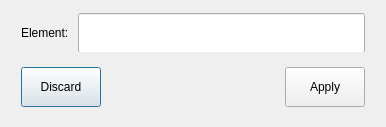
<?xml version="1.0" encoding="UTF-8"?>
<ui version="4.0">
 <class>Dialog</class>
 <widget class="QDialog" name="Dialog">
  <property name="geometry">
   <rect>
    <x>0</x>
    <y>0</y>
    <width>386</width>
    <height>127</height>
   </rect>
  </property>
  <property name="windowTitle">
   <string>Add/Edit Element</string>
  </property>
  <property name="windowIcon">
   <iconset>
    <normaloff>icons/icon.png</normaloff>icons/icon.png</iconset>
  </property>
  <layout class="QVBoxLayout" name="verticalLayout">
   <item>
    <widget class="QFrame" name="frame">
     <property name="sizePolicy">
      <sizepolicy hsizetype="Preferred" vsizetype="Expanding">
       <horstretch>0</horstretch>
       <verstretch>0</verstretch>
      </sizepolicy>
     </property>
     <property name="minimumSize">
      <size>
       <width>0</width>
       <height>41</height>
      </size>
     </property>
     <property name="maximumSize">
      <size>
       <width>16777215</width>
       <height>41</height>
      </size>
     </property>
     <property name="frameShape">
      <enum>QFrame::NoFrame</enum>
     </property>
     <property name="frameShadow">
      <enum>QFrame::Raised</enum>
     </property>
     <layout class="QHBoxLayout" name="horizontalLayout">
      <property name="leftMargin">
       <number>10</number>
      </property>
      <property name="topMargin">
       <number>2</number>
      </property>
      <property name="rightMargin">
       <number>10</number>
      </property>
      <property name="bottomMargin">
       <number>2</number>
      </property>
      <item>
       <widget class="QLabel" name="elementLabel">
        <property name="minimumSize">
         <size>
          <width>0</width>
          <height>40</height>
         </size>
        </property>
        <property name="maximumSize">
         <size>
          <width>16777215</width>
          <height>40</height>
         </size>
        </property>
        <property name="font">
         <font>
          <pointsize>9</pointsize>
          <weight>50</weight>
          <bold>false</bold>
         </font>
        </property>
        <property name="text">
         <string>Element: </string>
        </property>
       </widget>
      </item>
      <item>
       <widget class="QLineEdit" name="elementLineEdit">
        <property name="minimumSize">
         <size>
          <width>0</width>
          <height>40</height>
         </size>
        </property>
        <property name="maximumSize">
         <size>
          <width>16777215</width>
          <height>40</height>
         </size>
        </property>
        <property name="sizeIncrement">
         <size>
          <width>0</width>
          <height>40</height>
         </size>
        </property>
        <property name="font">
         <font>
          <pointsize>9</pointsize>
          <weight>50</weight>
          <bold>false</bold>
         </font>
        </property>
       </widget>
      </item>
     </layout>
    </widget>
   </item>
   <item>
    <widget class="QFrame" name="frame_2">
     <property name="frameShape">
      <enum>QFrame::NoFrame</enum>
     </property>
     <property name="frameShadow">
      <enum>QFrame::Raised</enum>
     </property>
     <layout class="QHBoxLayout" name="horizontalLayout_2">
      <property name="leftMargin">
       <number>10</number>
      </property>
      <property name="topMargin">
       <number>2</number>
      </property>
      <property name="rightMargin">
       <number>10</number>
      </property>
      <property name="bottomMargin">
       <number>2</number>
      </property>
      <item>
       <widget class="QPushButton" name="discardPushButton">
        <property name="minimumSize">
         <size>
          <width>0</width>
          <height>40</height>
         </size>
        </property>
        <property name="maximumSize">
         <size>
          <width>125</width>
          <height>40</height>
         </size>
        </property>
        <property name="text">
         <string>Discard</string>
        </property>
       </widget>
      </item>
      <item>
       <spacer name="horizontalSpacer">
        <property name="orientation">
         <enum>Qt::Horizontal</enum>
        </property>
        <property name="sizeHint" stdset="0">
         <size>
          <width>40</width>
          <height>20</height>
         </size>
        </property>
       </spacer>
      </item>
      <item>
       <widget class="QPushButton" name="applyPushButton">
        <property name="minimumSize">
         <size>
          <width>0</width>
          <height>40</height>
         </size>
        </property>
        <property name="maximumSize">
         <size>
          <width>125</width>
          <height>40</height>
         </size>
        </property>
        <property name="text">
         <string>Apply</string>
        </property>
       </widget>
      </item>
     </layout>
    </widget>
   </item>
  </layout>
 </widget>
 <resources/>
 <connections/>
</ui>
